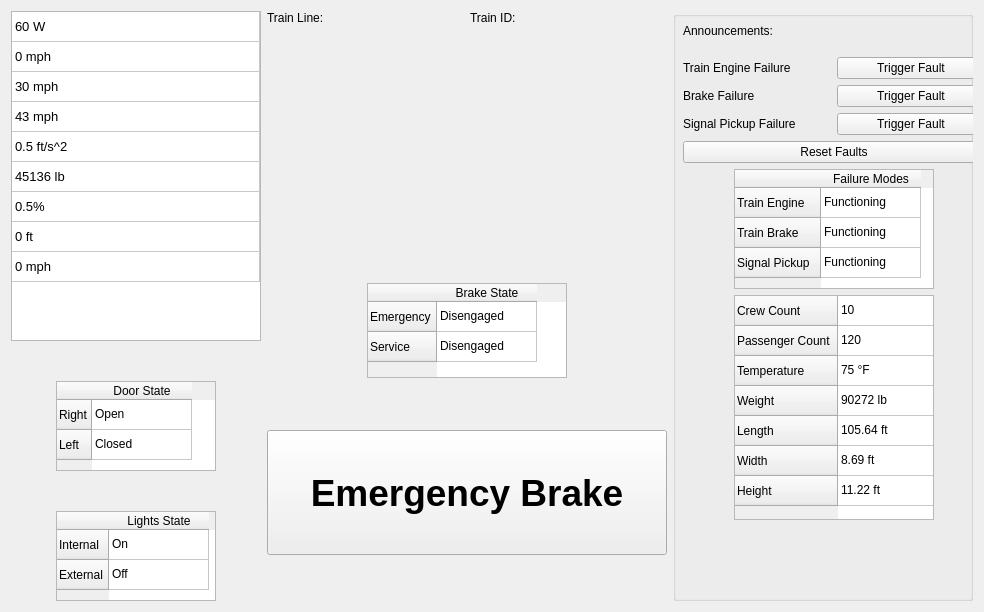
      <widget class="QWidget" name="Train_Model_Information">
       <attribute name="title">
        <string>Train Model Information</string>
       </attribute>
       <layout class="QGridLayout" name="gridLayout_8">
        <item row="0" column="0">
         <layout class="QHBoxLayout" name="horizontalLayout_2" stretch="0,0,0">
          <property name="sizeConstraint">
           <enum>QLayout::SetNoConstraint</enum>
          </property>
          <item>
           <layout class="QGridLayout" name="train_left_layout">
            <property name="verticalSpacing">
             <number>0</number>
            </property>
            <item row="0" column="0">
             <widget class="QTableWidget" name="PhysicalData">
              <property name="sizePolicy">
               <sizepolicy hsizetype="MinimumExpanding" vsizetype="MinimumExpanding">
                <horstretch>0</horstretch>
                <verstretch>0</verstretch>
               </sizepolicy>
              </property>
              <property name="minimumSize">
               <size>
                <width>250</width>
                <height>330</height>
               </size>
              </property>
              <property name="maximumSize">
               <size>
                <width>250</width>
                <height>16777215</height>
               </size>
              </property>
              <property name="font">
               <font>
                <pointsize>10</pointsize>
               </font>
              </property>
              <property name="editTriggers">
               <set>QAbstractItemView::NoEditTriggers</set>
              </property>
              <property name="columnCount">
               <number>1</number>
              </property>
              <attribute name="horizontalHeaderVisible">
               <bool>false</bool>
              </attribute>
              <attribute name="horizontalHeaderCascadingSectionResizes">
               <bool>true</bool>
              </attribute>
              <attribute name="horizontalHeaderDefaultSectionSize">
               <number>100</number>
              </attribute>
              <attribute name="horizontalHeaderMinimumSectionSize">
               <number>55</number>
              </attribute>
              <attribute name="horizontalHeaderStretchLastSection">
               <bool>true</bool>
              </attribute>
              <attribute name="verticalHeaderVisible">
               <bool>false</bool>
              </attribute>
              <attribute name="verticalHeaderCascadingSectionResizes">
               <bool>true</bool>
              </attribute>
              <row>
               <property name="text">
                <string>Power</string>
               </property>
              </row>
              <row>
               <property name="text">
                <string>Current Speed</string>
               </property>
              </row>
              <row>
               <property name="text">
                <string>Commanded Speed</string>
               </property>
              </row>
              <row>
               <property name="text">
                <string>Speed Limit</string>
               </property>
              </row>
              <row>
               <property name="text">
                <string>Acceleration</string>
               </property>
              </row>
              <row>
               <property name="text">
                <string>Force</string>
               </property>
              </row>
              <row>
               <property name="text">
                <string>Block Grade</string>
               </property>
              </row>
              <row>
               <property name="text">
                <string>Authority</string>
               </property>
              </row>
              <row>
               <property name="text">
                <string>Suggested Speed</string>
               </property>
              </row>
              <column>
               <property name="text">
                <string>Train Data</string>
               </property>
              </column>
              <item row="0" column="0">
               <property name="text">
                <string>60 W</string>
               </property>
              </item>
              <item row="1" column="0">
               <property name="text">
                <string>0 mph</string>
               </property>
              </item>
              <item row="2" column="0">
               <property name="text">
                <string>30 mph</string>
               </property>
              </item>
              <item row="3" column="0">
               <property name="text">
                <string>43 mph</string>
               </property>
              </item>
              <item row="4" column="0">
               <property name="text">
                <string>0.5 ft/s^2</string>
               </property>
              </item>
              <item row="5" column="0">
               <property name="text">
                <string>45136 lb</string>
               </property>
              </item>
              <item row="6" column="0">
               <property name="text">
                <string>0.5%</string>
               </property>
              </item>
              <item row="7" column="0">
               <property name="text">
                <string>0 ft</string>
               </property>
              </item>
              <item row="8" column="0">
               <property name="text">
                <string>0 mph</string>
               </property>
              </item>
             </widget>
            </item>
            <item row="2" column="0" alignment="Qt::AlignHCenter">
             <widget class="QTableWidget" name="DoorState">
              <property name="sizePolicy">
               <sizepolicy hsizetype="Minimum" vsizetype="Minimum">
                <horstretch>0</horstretch>
                <verstretch>0</verstretch>
               </sizepolicy>
              </property>
              <property name="minimumSize">
               <size>
                <width>160</width>
                <height>90</height>
               </size>
              </property>
              <property name="maximumSize">
               <size>
                <width>160</width>
                <height>90</height>
               </size>
              </property>
              <property name="editTriggers">
               <set>QAbstractItemView::NoEditTriggers</set>
              </property>
              <row>
               <property name="text">
                <string>Right</string>
               </property>
              </row>
              <row>
               <property name="text">
                <string>Left</string>
               </property>
              </row>
              <column>
               <property name="text">
                <string>Door State</string>
               </property>
              </column>
              <item row="0" column="0">
               <property name="text">
                <string>Open</string>
               </property>
              </item>
              <item row="1" column="0">
               <property name="text">
                <string>Closed</string>
               </property>
              </item>
             </widget>
            </item>
            <item row="5" column="0" alignment="Qt::AlignHCenter|Qt::AlignVCenter">
             <widget class="QTableWidget" name="LightsState">
              <property name="sizePolicy">
               <sizepolicy hsizetype="Minimum" vsizetype="Minimum">
                <horstretch>0</horstretch>
                <verstretch>0</verstretch>
               </sizepolicy>
              </property>
              <property name="minimumSize">
               <size>
                <width>160</width>
                <height>90</height>
               </size>
              </property>
              <property name="maximumSize">
               <size>
                <width>160</width>
                <height>90</height>
               </size>
              </property>
              <property name="editTriggers">
               <set>QAbstractItemView::NoEditTriggers</set>
              </property>
              <row>
               <property name="text">
                <string>Internal</string>
               </property>
              </row>
              <row>
               <property name="text">
                <string>External</string>
               </property>
              </row>
              <column>
               <property name="text">
                <string>Lights State</string>
               </property>
              </column>
              <item row="0" column="0">
               <property name="text">
                <string>On</string>
               </property>
              </item>
              <item row="1" column="0">
               <property name="text">
                <string>Off</string>
               </property>
              </item>
             </widget>
            </item>
            <item row="1" column="0">
             <spacer name="verticalSpacer">
              <property name="orientation">
               <enum>Qt::Vertical</enum>
              </property>
              <property name="sizeHint" stdset="0">
               <size>
                <width>20</width>
                <height>40</height>
               </size>
              </property>
             </spacer>
            </item>
            <item row="3" column="0">
             <spacer name="verticalSpacer_5">
              <property name="orientation">
               <enum>Qt::Vertical</enum>
              </property>
              <property name="sizeHint" stdset="0">
               <size>
                <width>20</width>
                <height>40</height>
               </size>
              </property>
             </spacer>
            </item>
           </layout>
          </item>
          <item>
           <layout class="QGridLayout" name="mid_layout">
            <property name="sizeConstraint">
             <enum>QLayout::SetDefaultConstraint</enum>
            </property>
            <item row="5" column="0">
             <widget class="QPushButton" name="EmergencyButton">
              <property name="sizePolicy">
               <sizepolicy hsizetype="Maximum" vsizetype="Maximum">
                <horstretch>0</horstretch>
                <verstretch>0</verstretch>
               </sizepolicy>
              </property>
              <property name="minimumSize">
               <size>
                <width>400</width>
                <height>125</height>
               </size>
              </property>
              <property name="maximumSize">
               <size>
                <width>500</width>
                <height>125</height>
               </size>
              </property>
              <property name="font">
               <font>
                <pointsize>28</pointsize>
                <weight>75</weight>
                <bold>true</bold>
               </font>
              </property>
              <property name="text">
               <string>Emergency Brake</string>
              </property>
             </widget>
            </item>
            <item row="6" column="0">
             <spacer name="verticalSpacer_2">
              <property name="orientation">
               <enum>Qt::Vertical</enum>
              </property>
              <property name="sizeHint" stdset="0">
               <size>
                <width>20</width>
                <height>40</height>
               </size>
              </property>
             </spacer>
            </item>
            <item row="0" column="0">
             <layout class="QHBoxLayout" name="train_info_layout">
              <item>
               <widget class="QLabel" name="TrainLine">
                <property name="text">
                 <string>Train Line: </string>
                </property>
               </widget>
              </item>
              <item>
               <widget class="QLabel" name="TrainID">
                <property name="text">
                 <string>Train ID: </string>
                </property>
               </widget>
              </item>
             </layout>
            </item>
            <item row="1" column="0" alignment="Qt::AlignHCenter|Qt::AlignVCenter">
             <widget class="QLabel" name="Advertisment">
              <property name="sizePolicy">
               <sizepolicy hsizetype="Fixed" vsizetype="Fixed">
                <horstretch>0</horstretch>
                <verstretch>0</verstretch>
               </sizepolicy>
              </property>
              <property name="minimumSize">
               <size>
                <width>100</width>
                <height>200</height>
               </size>
              </property>
              <property name="maximumSize">
               <size>
                <width>300</width>
                <height>400</height>
               </size>
              </property>
              <property name="text">
               <string/>
              </property>
              <property name="pixmap">
               <pixmap>images/Ad_3.png</pixmap>
              </property>
              <property name="scaledContents">
               <bool>true</bool>
              </property>
             </widget>
            </item>
            <item row="3" column="0" alignment="Qt::AlignHCenter">
             <widget class="QTableWidget" name="BrakeState">
              <property name="sizePolicy">
               <sizepolicy hsizetype="Minimum" vsizetype="Minimum">
                <horstretch>0</horstretch>
                <verstretch>0</verstretch>
               </sizepolicy>
              </property>
              <property name="minimumSize">
               <size>
                <width>200</width>
                <height>95</height>
               </size>
              </property>
              <property name="maximumSize">
               <size>
                <width>200</width>
                <height>95</height>
               </size>
              </property>
              <property name="font">
               <font>
                <pointsize>9</pointsize>
               </font>
              </property>
              <property name="editTriggers">
               <set>QAbstractItemView::NoEditTriggers</set>
              </property>
              <row>
               <property name="text">
                <string>Emergency</string>
               </property>
              </row>
              <row>
               <property name="text">
                <string>Service</string>
               </property>
              </row>
              <column>
               <property name="text">
                <string>Brake State</string>
               </property>
              </column>
              <item row="0" column="0">
               <property name="text">
                <string>Disengaged</string>
               </property>
              </item>
              <item row="1" column="0">
               <property name="text">
                <string>Disengaged</string>
               </property>
              </item>
             </widget>
            </item>
            <item row="4" column="0">
             <spacer name="verticalSpacer_6">
              <property name="orientation">
               <enum>Qt::Vertical</enum>
              </property>
              <property name="sizeHint" stdset="0">
               <size>
                <width>20</width>
                <height>40</height>
               </size>
              </property>
             </spacer>
            </item>
            <item row="2" column="0">
             <spacer name="verticalSpacer_7">
              <property name="orientation">
               <enum>Qt::Vertical</enum>
              </property>
              <property name="sizeHint" stdset="0">
               <size>
                <width>20</width>
                <height>40</height>
               </size>
              </property>
             </spacer>
            </item>
           </layout>
          </item>
          <item>
           <widget class="QGroupBox" name="groupBox_3">
            <property name="sizePolicy">
             <sizepolicy hsizetype="MinimumExpanding" vsizetype="Preferred">
              <horstretch>0</horstretch>
              <verstretch>0</verstretch>
             </sizepolicy>
            </property>
            <property name="minimumSize">
             <size>
              <width>300</width>
              <height>0</height>
             </size>
            </property>
            <property name="title">
             <string/>
            </property>
            <widget class="QWidget" name="verticalLayoutWidget_5">
             <property name="geometry">
              <rect>
               <x>10</x>
               <y>0</y>
               <width>302</width>
               <height>1105</height>
              </rect>
             </property>
             <layout class="QVBoxLayout" name="verticalLayout_7">
              <item>
               <widget class="QLabel" name="Announcements">
                <property name="sizePolicy">
                 <sizepolicy hsizetype="MinimumExpanding" vsizetype="Minimum">
                  <horstretch>0</horstretch>
                  <verstretch>0</verstretch>
                 </sizepolicy>
                </property>
                <property name="minimumSize">
                 <size>
                  <width>300</width>
                  <height>40</height>
                 </size>
                </property>
                <property name="maximumSize">
                 <size>
                  <width>400</width>
                  <height>50</height>
                 </size>
                </property>
                <property name="font">
                 <font>
                  <pointsize>9</pointsize>
                 </font>
                </property>
                <property name="text">
                 <string>Announcements: </string>
                </property>
               </widget>
              </item>
              <item>
               <layout class="QGridLayout" name="gridLayout_5">
                <item row="0" column="1">
                 <layout class="QVBoxLayout" name="murphyOutputsBlockTB_2">
                  <item>
                   <widget class="QPushButton" name="TestTrainEngine">
                    <property name="text">
                     <string>Trigger Fault</string>
                    </property>
                   </widget>
                  </item>
                  <item>
                   <widget class="QPushButton" name="TestBrake">
                    <property name="text">
                     <string>Trigger Fault</string>
                    </property>
                   </widget>
                  </item>
                  <item>
                   <widget class="QPushButton" name="TestSignalPickup">
                    <property name="text">
                     <string>Trigger Fault</string>
                    </property>
                   </widget>
                  </item>
                 </layout>
                </item>
                <item row="0" column="0">
                 <layout class="QVBoxLayout" name="murphylabelsBlock" stretch="0,0,0">
                  <item>
                   <widget class="QLabel" name="TrainEngineFailureLabel">
                    <property name="text">
                     <string>Train Engine Failure</string>
                    </property>
                   </widget>
                  </item>
                  <item>
                   <widget class="QLabel" name="SignalPickupFailureLabel">
                    <property name="text">
                     <string>Brake Failure</string>
                    </property>
                   </widget>
                  </item>
                  <item>
                   <widget class="QLabel" name="BrakeFailureLabel">
                    <property name="text">
                     <string>Signal Pickup Failure</string>
                    </property>
                   </widget>
                  </item>
                 </layout>
                </item>
               </layout>
              </item>
              <item>
               <widget class="QPushButton" name="resetButton">
                <property name="sizePolicy">
                 <sizepolicy hsizetype="MinimumExpanding" vsizetype="Fixed">
                  <horstretch>0</horstretch>
                  <verstretch>0</verstretch>
                 </sizepolicy>
                </property>
                <property name="minimumSize">
                 <size>
                  <width>200</width>
                  <height>0</height>
                 </size>
                </property>
                <property name="text">
                 <string>Reset Faults</string>
                </property>
               </widget>
              </item>
              <item alignment="Qt::AlignHCenter">
               <widget class="QTableWidget" name="FailureModes">
                <property name="sizePolicy">
                 <sizepolicy hsizetype="MinimumExpanding" vsizetype="MinimumExpanding">
                  <horstretch>0</horstretch>
                  <verstretch>0</verstretch>
                 </sizepolicy>
                </property>
                <property name="minimumSize">
                 <size>
                  <width>200</width>
                  <height>120</height>
                 </size>
                </property>
                <property name="maximumSize">
                 <size>
                  <width>200</width>
                  <height>120</height>
                 </size>
                </property>
                <property name="font">
                 <font>
                  <pointsize>9</pointsize>
                 </font>
                </property>
                <property name="editTriggers">
                 <set>QAbstractItemView::NoEditTriggers</set>
                </property>
                <row>
                 <property name="text">
                  <string>Train Engine </string>
                 </property>
                </row>
                <row>
                 <property name="text">
                  <string>Train Brake </string>
                 </property>
                </row>
                <row>
                 <property name="text">
                  <string>Signal Pickup </string>
                 </property>
                </row>
                <column>
                 <property name="text">
                  <string>Failure Modes</string>
                 </property>
                </column>
                <item row="0" column="0">
                 <property name="text">
                  <string>Functioning</string>
                 </property>
                </item>
                <item row="1" column="0">
                 <property name="text">
                  <string>Functioning</string>
                 </property>
                </item>
                <item row="2" column="0">
                 <property name="text">
                  <string>Functioning</string>
                 </property>
                </item>
               </widget>
              </item>
              <item alignment="Qt::AlignHCenter">
               <widget class="QTableWidget" name="TrainSize">
                <property name="sizePolicy">
                 <sizepolicy hsizetype="MinimumExpanding" vsizetype="Minimum">
                  <horstretch>0</horstretch>
                  <verstretch>0</verstretch>
                 </sizepolicy>
                </property>
                <property name="minimumSize">
                 <size>
                  <width>200</width>
                  <height>225</height>
                 </size>
                </property>
                <property name="maximumSize">
                 <size>
                  <width>200</width>
                  <height>225</height>
                 </size>
                </property>
                <property name="editTriggers">
                 <set>QAbstractItemView::NoEditTriggers</set>
                </property>
                <attribute name="horizontalHeaderVisible">
                 <bool>false</bool>
                </attribute>
                <attribute name="horizontalHeaderDefaultSectionSize">
                 <number>175</number>
                </attribute>
                <attribute name="horizontalHeaderMinimumSectionSize">
                 <number>1</number>
                </attribute>
                <row>
                 <property name="text">
                  <string>Crew Count</string>
                 </property>
                </row>
                <row>
                 <property name="text">
                  <string>Passenger Count</string>
                 </property>
                </row>
                <row>
                 <property name="text">
                  <string>Temperature</string>
                 </property>
                </row>
                <row>
                 <property name="text">
                  <string>Weight</string>
                 </property>
                </row>
                <row>
                 <property name="text">
                  <string>Length</string>
                 </property>
                </row>
                <row>
                 <property name="text">
                  <string>Width</string>
                 </property>
                </row>
                <row>
                 <property name="text">
                  <string>Height</string>
                 </property>
                </row>
                <column>
                 <property name="text">
                  <string>Train Information</string>
                 </property>
                </column>
                <item row="0" column="0">
                 <property name="text">
                  <string>10</string>
                 </property>
                </item>
                <item row="1" column="0">
                 <property name="text">
                  <string>120</string>
                 </property>
                </item>
                <item row="2" column="0">
                 <property name="text">
                  <string>75 °F</string>
                 </property>
                </item>
                <item row="3" column="0">
                 <property name="text">
                  <string>90272 lb</string>
                 </property>
                </item>
                <item row="4" column="0">
                 <property name="text">
                  <string>105.64 ft</string>
                 </property>
                </item>
                <item row="5" column="0">
                 <property name="text">
                  <string>8.69 ft</string>
                 </property>
                </item>
                <item row="6" column="0">
                 <property name="text">
                  <string>11.22 ft</string>
                 </property>
                </item>
               </widget>
              </item>
              <item>
               <spacer name="verticalSpacer_3">
                <property name="orientation">
                 <enum>Qt::Vertical</enum>
                </property>
                <property name="sizeHint" stdset="0">
                 <size>
                  <width>20</width>
                  <height>40</height>
                 </size>
                </property>
               </spacer>
              </item>
             </layout>
            </widget>
           </widget>
          </item>
         </layout>
        </item>
       </layout>
      </widget>
